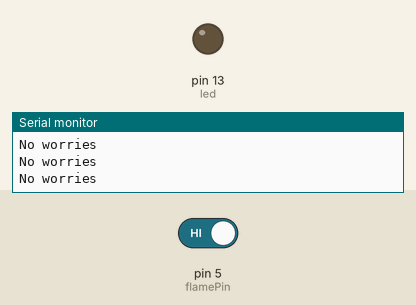
This sketch was run on a simulated Arduino Uno, built with avr-gcc and run on an emulated ATmega328P. Parts: output pins drawn as LEDs (lit = HIGH), the last lines printed to the serial monitor. Inputs (shaded band) come from the test bench; at power-on: pin 5 (flamePin) HIGH.

Above: at 1.2 s.
1.3 s: pin 5 (flamePin) driven LOW
At 2.5 s:
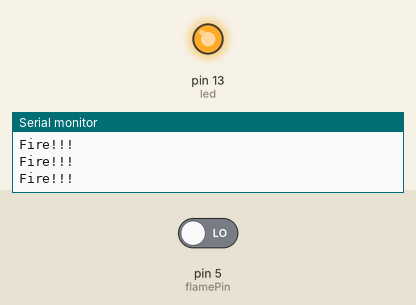
2.8 s: pin 5 (flamePin) driven HIGH
At 3.8 s:
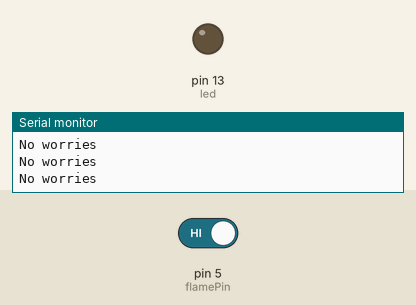
Timing chart, 0 to 5.8 s (numbered marks = the images above; inputs shaded):
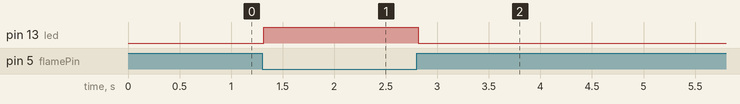

Measured:
- after the input at 1.3 s, pin 13 (led): LOW → HIGH at once
- after the input at 2.8 s, pin 13 (led): HIGH → LOW at once

The sketch:

flame_led.ino
```cpp
int led = 13;
int flamePin = 5;
int Flame = 1 ;

void setup() {
  pinMode(led, OUTPUT);
  pinMode(flamePin, INPUT);
  Serial.begin(9600);
}

void loop() {
  Flame = digitalRead(flamePin);
  if (Flame== 0){
    Serial.println("Fire!!!");
    digitalWrite(led, HIGH);
  }
  else{
    Serial.println("No worries");
    digitalWrite(led, LOW);
  }
}
```
